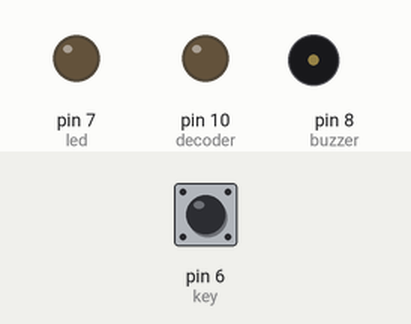
A sketch run on a simulated Arduino Uno, built with avr-gcc and run on an emulated ATmega328P. On the bench: output pins drawn as LEDs (lit = HIGH), buzzer (waves = sounding). The test bench sets the inputs (shaded band); at power-on: pin 6 (key) HIGH.

Above: at 1.2 s.
1.3 s: pin 6 (key) pulled LOW for 0.15 s
At 1.49 s:
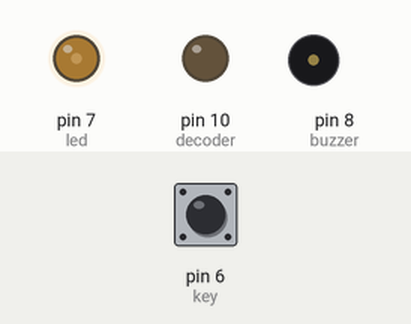
3.0 s: pin 6 (key) pulled LOW for 1 s
At 3.6 s:
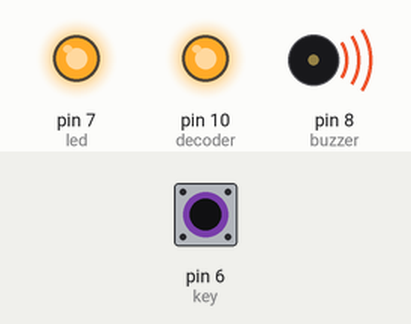
6.0 s: pin 6 (key) pulled LOW for 3.2 s
At 9.23 s:
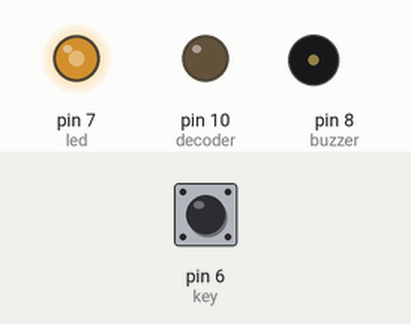
Timing chart, 0 to 10.8 s (numbered marks = the images above; inputs shaded):
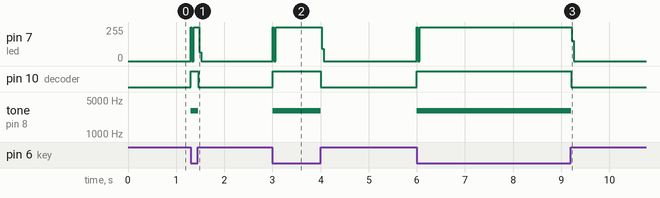

Measured:
- after the input at 1.3 s, pin 7 (led): 0/255 → 255/255 at once, → 0/255 0.18 s later; pin 10 (decoder): LOW → HIGH at once, → LOW 0.15 s later; tone on pin 8 (buzzer): silent → 3000 Hz at once, → silent 0.15 s later
- after the input at 3.0 s, pin 7 (led): 0/255 → 255/255 at once, → 0/255 1.0 s later; pin 10 (decoder): LOW → HIGH at once, → LOW 0.99 s later; tone on pin 8 (buzzer): silent → 3000 Hz at once, → silent 0.99 s later
- after the input at 6.0 s, pin 7 (led): 0/255 → 255/255 at once, → 0/255 3.2 s later; pin 10 (decoder): LOW → HIGH at once, → LOW 3.2 s later; tone on pin 8 (buzzer): silent → 3000 Hz at once, → silent 3.2 s later

The sketch:

Morse_Julek_kod_Arduino.ino
```cpp
int led = 7;
int key = 6;
int buzzer = 8;
int decoder = 10;

void setup() {
  // initialize the digital pin as an output.
  pinMode(led, OUTPUT);
  pinMode(key,INPUT_PULLUP) ;
  pinMode(buzzer,OUTPUT);
  pinMode(decoder,OUTPUT);
}


void loop() {


if (digitalRead(key)== LOW ) {

  digitalWrite(led, HIGH);
  tone(buzzer, 3000);
  digitalWrite(decoder,HIGH);
  delay(10);
}

  if (digitalRead(key)== HIGH) {
 digitalWrite(led, LOW);
 digitalWrite(decoder,LOW);
 noTone(buzzer);
 delay(10);

  }


  digitalWrite(led, LOW);    // turn the LED off by making the voltage LOW
}
```
